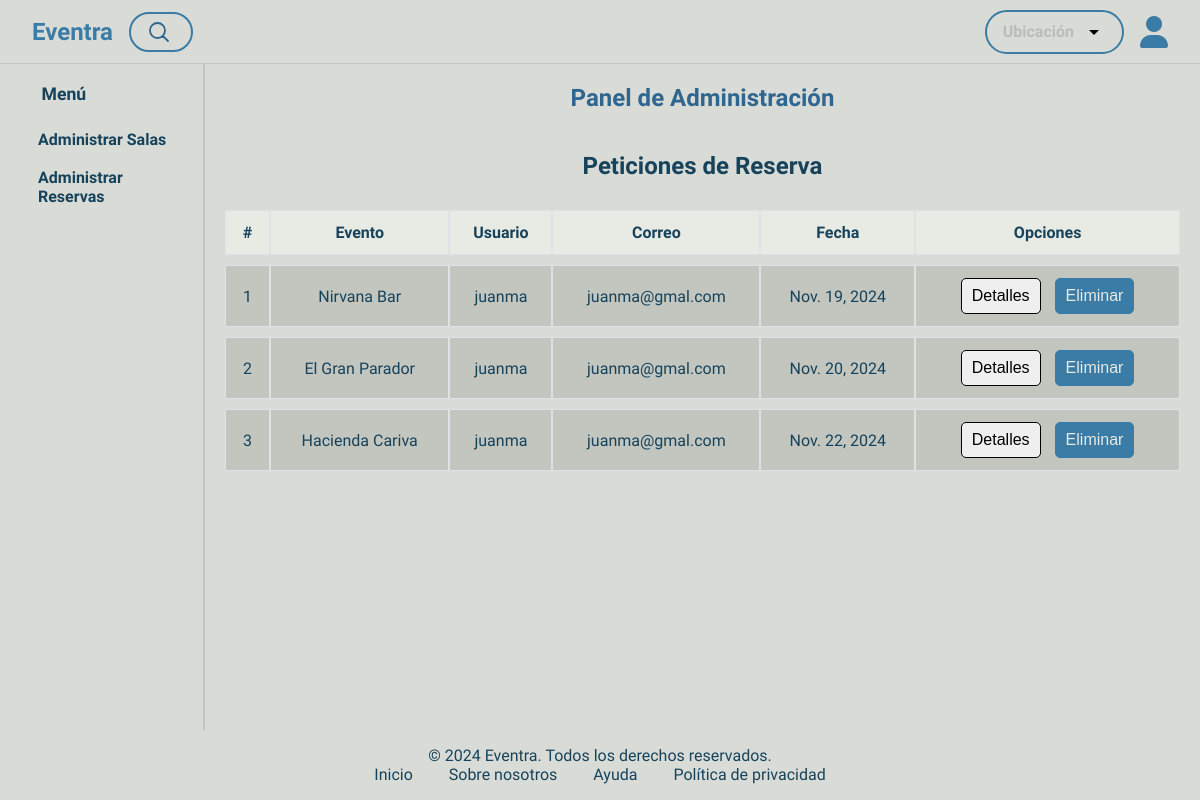
Page /dashboard/reservas/ (signed in) on the earlier database version.
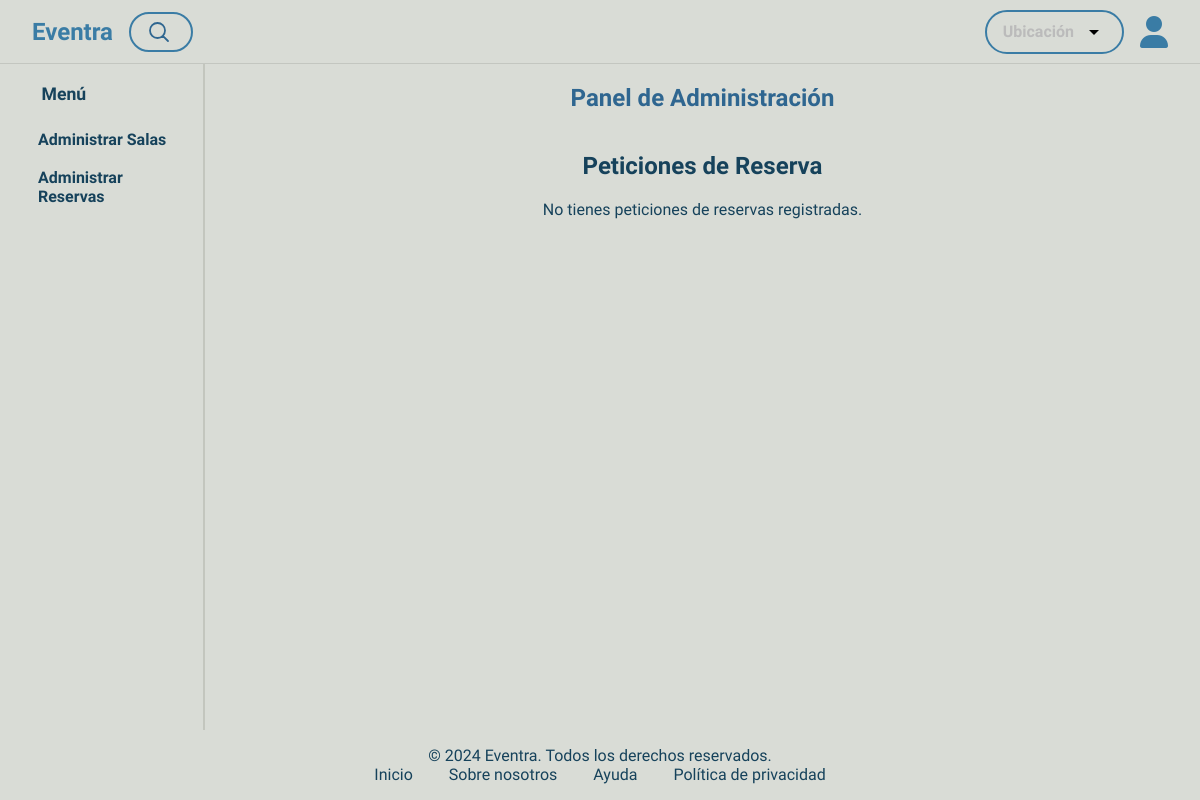
Same page on the later database version.
### crud_app/models.py (models this page shows, shortened)
class Reserva(models.Model):
    usuario_reserva = models.ForeignKey(
        Usuario, on_delete=models.CASCADE, related_name="reservas_realizadas"
    )  # Usuario que hace la reserva
    evento = models.ForeignKey(
        Eventos, on_delete=models.CASCADE, related_name="reservas"
    )  # Evento reservado
    fecha = models.DateField()
    hora = models.TimeField()
    numero_invitados = models.PositiveIntegerField()
    duracion = models.PositiveIntegerField(help_text="Duración en horas")

class Eventos(models.Model):
    CIUDADES = [
        ('Montería', 'Montería'),
        ('Bogotá', 'Bogotá'),
        ('Medellín', 'Medellín'),
        ('Cali', 'Cali'),
        ('Cartagena', 'Cartagena'),
    ]
    usuario = models.ForeignKey(Usuario, on_delete=models.CASCADE, related_name='eventos')  # Relación uno a muchos
    nombre = models.CharField(max_length=200)
    direccion = models.CharField(max_length=300)
    ubicacion = models.CharField(max_length=50, choices=CIUDADES)
    descripcion = models.TextField()
    precio_renta = models.DecimalField(max_digits=10, decimal_places=2)
    imagen = models.ImageField(upload_to=upload_to)

class Usuario(models.Model):
    TIPO_USUARIO = [
        ('cliente', 'Cliente'),
        ('administrativo', 'Administrativo')
    ]
    usuario = models.CharField(max_length=150, unique=True)
    contraseña = models.CharField(max_length=258)  # Almacenará la contraseña encriptada
    correo = models.EmailField(unique=True)
    tipo_usuario = models.CharField(max_length=20, choices=TIPO_USUARIO)
    last_login = models.DateTimeField(auto_now=True)  # Campo para registrar el último inicio de sesión
    @property
    def is_authenticated(self):
        return True

### crud_app/views.py (the view)
# urls.py: path('dashboard/reservas/', views.administrar_reservas, name='administrar_reservas'),
@login_required
def administrar_reservas(request):
    usuario_actual = request.user
    if usuario_actual.tipo_usuario != 'administrativo':
        return redirect('home')  # Redirige si no es administrativo
    reservas = Reserva.objects.filter(evento__usuario=usuario_actual)
    return render(request, 'administrativo/dash_reservas.html', {'reservas': reservas})

### crud_app/auth_backend.py (called while the page is built)
    def get_user(self, user_id):
        try:
            return Usuario.objects.get(pk=user_id)
        except Usuario.DoesNotExist:
            return None

### crud_app/context_processors/user_context.py (called while the page is built)
def get_usuario_context(request):
    if request.session.get('user_id'):
        usuario_actual = get_object_or_404(Usuario, pk=request.session['user_id'])
        return {'usuario_actual': usuario_actual}
    return {}

### crud_app/templates/administrativo/dash_reservas.html (shortened to what this page needs)
{% extends "eventra/base.html" %} {% block contenido %} {% load static %}
<div class="dashboard-container">
  <nav class="sidebar">
    <h5>Menú</h5>
    <ul class="nav">
      <li>
        <a href="{% url 'dashboard' %}" class="nav-link">Administrar Salas</a>
      </li>
      <li>
        <a href="{% url 'administrar_reservas' %}" class="nav-link"
          >Administrar Reservas</a
        >
      </li>
    </ul>
  </nav>
  <main class="main-content">
    <h2>Panel de Administración</h2>
    <div class="events-section">
      <h3>Peticiones de Reserva</h3>
      <div class="table-container">
        {% if reservas %}
        <table class="custom-table">
          <thead>
            <tr>
              <th>#</th>
              <th>Evento</th>
              <th>Usuario</th>
              <th>Correo</th>
              <th>Fecha</th>
              <th>Opciones</th>
            </tr>
          </thead>
          <tbody>
            {% for reserva in reservas %}
            <tr>
              <td>{{ forloop.counter }}</td>
              <td>{{ reserva.evento.nombre }}</td>
              <td>{{ reserva.usuario_reserva.usuario }}</td>
              <td>{{ reserva.usuario_reserva.correo }}</td>
              <td>{{ reserva.fecha }}</td>
              <td>
                <button
                  class="btn btn-info btn-detalles"
                  data-usuario="{{ reserva.usuario_reserva.usuario }}"
                  data-evento="{{ reserva.evento.nombre }}"
                  data-fecha="{{ reserva.fecha }}"
                  data-hora="{{ reserva.hora }}"
                  data-invitados="{{ reserva.numero_invitados }}"
                  data-duracion="{{ reserva.duracion }}"
                  data-correo="{{ reserva.usuario_reserva.correo }}"
                >
                  Detalles
                </button>
                <button
                  class="btn btn-danger"
                  onclick="showModal( {{ reserva.id }} )"
                >
                  Eliminar
                </button>
              </td>
            </tr>
            {% endfor %}
          </tbody>
        </table>
        {% else %}
        <p>No tienes peticiones de reservas registradas.</p>
        {% endif %}
      </div>
    </div>
  </main>
</div>
{% endblock %}

### crud_app/templates/eventra/base.html (shortened to what this page needs)
<!DOCTYPE html>
<html lang="en">
  <head>
    {% load static %}
    <link
      href="https://cdnjs.cloudflare.com/ajax/libs/font-awesome/6.0.0/css/all.min.css"
      rel="stylesheet"
    />
    <link rel="stylesheet" href="{% static 'css/styles.css' %}" />
    <link rel="stylesheet" href="{% static 'css/stylesHome.css'%}" />
    <link rel="stylesheet" href="{% static 'css/stylesIndex.css'%}" />
    <link href="{% static 'css/stylesDetalle.css' %}" rel="stylesheet" />
    <link rel="stylesheet" href="{% static 'css/dashboard.css' %}" />
    <link rel="stylesheet" href="{% static 'css/stylesGestionarSala.css'%}" />
  </head>
  <body>
    <header>
      <nav class="header">
        <div class="left-section">
          <div class="logo">
            <a href="{% url 'home' %}">Eventra</a>
          </div>
          <div class="search-container">
            <div class="box">
              <input
                id="search-input"
                class="search"
                type="text"
                placeholder=""
                spellcheck="false"
                oninput="searchEvents()"
              />
            </div>
          </div>
        </div>
        <div class="right-section">
          <div class="location-dropdown">
            <span>Ubicación</span>
            <svg
              xmlns="http://www.w3.org/2000/svg"
              width="24"
              height="24"
              viewBox="0 0 24 24"
            >
              <path d="M7 10l5 5 5-5z" />
            </svg>
          </div>
          {% if usuario_actual %}
          <span class="navigation__group">
            <i class="fa-solid fa-user fa-2x profile"></i>
          </span>
          {% else %}
          <a href="{% url 'login' %}" class="btnSesion">Iniciar Sesión</a>
          <a href="{% url 'registro' %}" class="btnSesion">Registrarse</a>
          {% endif %}
        </div>
      </nav>
    </header>
    {% block contenido %} {% endblock %}
    <footer>
      <div class="footer-content">
        <p>&copy; 2024 Eventra. Todos los derechos reservados.</p>
        <ul>
          <li><a href="#">Inicio</a></li>
          <li><a href="#">Sobre nosotros</a></li>
          <li><a href="#">Ayuda</a></li>
          <li><a href="#">Política de privacidad</a></li>
        </ul>
      </div>
    </footer>
  </body>
</html>

### crud_app/static/css/styles.css (style rules this page uses)
:root { --primary: #3a7ca5; --primary-dark: #2f6690; --primary-darker: #265072; --text: #16425b; --background: #d9dcd6; --background-dark: #c3c6be; --secondary: #81c3d7; --tarjeta: #e8eae4; --gray-border: rgba(0, 0, 0, 10%); --border-radius: 2rem; --glow-size: 0.5rem; --navbar-height: 4rem; --gray: #6c757d; --dark: #3d464d; --input-bg: #c2c6c0; }
body { font-family: "Exo 2"; font-size: 16px; color: var(--text); background: var(--background); overflow-x: hidden; display: flex; flex-direction: column; height: 100%; }
html { height: 100%; }
* { margin: 0; padding: 0; box-sizing: border-box; }
a { text-decoration: none; color: var(--primary); }
.logo a { text-decoration: none; color: var(--primary); }
.header { width: 100vw; height: var(--navbar-height); display: flex; align-items: center; justify-content: space-between; padding: 0 2rem; background: var(--background); border-bottom: 1px solid var(--gray-border); }
.left-section, .right-section { display: flex; align-items: center; gap: 1rem; }
.logo { font-size: 1.5rem; color: var(--primary); font-weight: bold; cursor: pointer; }
.search-container { display: flex; justify-content: center; align-items: center; width: 100%; max-width: 400px; }
.box { position: relative; width: 100%; }
.search { width: 4rem; height: 2.5rem; border-radius: var(--border-radius); padding: 0.625rem; cursor: pointer; font-size: 1rem; color: transparent; border: 2px solid var(--primary); transition: width 300ms, background-position 300ms; overflow: hidden; background: var(--search-icon-url) no-repeat transparent; background-size: 1.5rem; background-position: 1rem center; }
.search:focus, .search:not(:placeholder-shown) { width: 100%; cursor: text; color: var(--primary); padding-left: 2.5rem; outline: none; transition: width 500ms, background-position 300ms; border: 2px solid var(--primary); background-color: transparent; background-position: 0.5rem center; }
.search::placeholder { color: var(--primary); opacity: 0.5; }
.location-dropdown { display: flex; align-items: center; background: var(--background); border-radius: var(--border-radius); padding: 0.5rem 1rem; border: 2px solid var(--primary); cursor: pointer; gap: 0.5rem; color: #bbb; font-weight: 600; }
h1, h2 { color: var(--primary-dark); }
footer { background: var(--background); color: var(--text); padding: 1rem; text-align: center; margin-top: auto; }
.footer-content { max-width: 800px; margin: 0 auto; }
.footer-content ul { list-style: none; padding: 0; }
.footer-content ul li { display: inline; margin: 0 1rem; }
.footer-content a { text-decoration: none; color: inherit; }
.navigation__group { display: flex; gap: 1rem; align-items: center; }
.profile { cursor: pointer; color: var(--primary); }
nav > ul { list-style-type: none; padding: 0; margin: 0; gap: 0.25rem; }
nav > ul > li { height: 3rem; color: var(--primary-dark); cursor: pointer; display: flex; flex-direction: row; border-radius: 0.5rem; align-items: center; gap: 1rem; padding-left: 0.5rem; width: 100%; font-weight: bold; transition: all 0.2s ease-in-out; }
nav > ul > li > a { color: var(--primary-dark); }

### crud_app/static/css/stylesDetalle.css (style rules this page uses)
@media (max-width: 1200px) { h3 { font-size: calc(1.3rem + 0.6vw); } }

### crud_app/static/css/stylesGestionarSala.css (style rules this page uses)
input, select, textarea { width: 100%; padding: 12px; border-radius: 6px; border: 1px solid #ddd; font-size: 16px; background-color: var(--background-dark); transition: border-color 0.3s ease; }

Differences in the rows shown:
removed Reserva: evento.nombre "Nirvana Bar", usuario_reserva.usuario "juanma", usuario_reserva.correo "juanma@gmal.com", fecha "Nov. 19, 2024"
removed Reserva: evento.nombre "El Gran Parador", usuario_reserva.usuario "juanma", usuario_reserva.correo "juanma@gmal.com", fecha "Nov. 20, 2024"
removed Reserva: evento.nombre "Hacienda Cariva", usuario_reserva.usuario "juanma", usuario_reserva.correo "juanma@gmal.com", fecha "Nov. 22, 2024"
Other differences:
text no longer shown: "# Evento Usuario Correo Fecha Opciones"
text now shown: "No tienes peticiones de reservas registradas."
